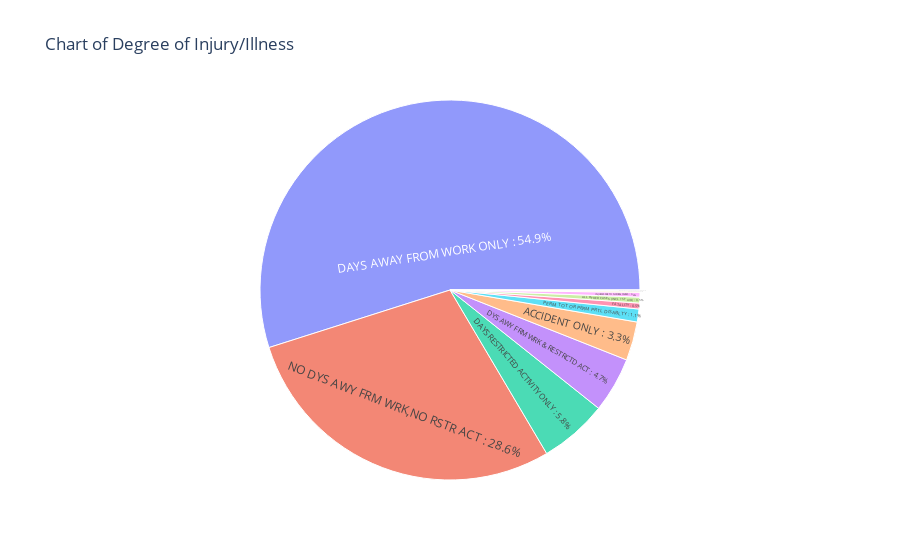

The notebook cell saved with this chart:
### Code cell
# Calculate total count for degree of injury
total_count_degree_injury = counts_degree_injury.sum()

# Calculate percentage value for each degree of injury category
percentage_degree_injury = ((counts_degree_injury / total_count_degree_injury) * 100).round(1)

# Create a DataFrame with the percentages for degree of injury
df_degree_injury = pd.DataFrame({'Percentage': percentage_degree_injury})

# Add the degree of injury category as a new column in the DataFrame
df_degree_injury['Degree of Injury'] = df_degree_injury.index

# Create the sunburst chart
fig = go.Figure(go.Sunburst(
    ids=df_degree_injury['Degree of Injury'],
    labels=df_degree_injury['Degree of Injury'] + ' : ' + df_degree_injury['Percentage'].astype(str) + '%',
    parents=[''] * len(df_degree_injury),
    values=df_degree_injury['Percentage'],
))

# Update the layout
fig.update_layout(
    title='Chart of Degree of Injury/Illness',
)

fig.show()

### Figure 1 — Plotly figure (JSON) as saved in the notebook; plotly's stock layout.template omitted (floating-point values rounded to 4 significant figures)
{"data": [{"ids": ["DAYS AWAY FROM WORK ONLY", "NO DYS AWY FRM WRK,NO RSTR ACT", "DAYS RESTRICTED ACTIVITY ONLY", "DYS AWY FRM WRK & RESTRCTD ACT", "ACCIDENT ONLY", "PERM TOT OR PERM PRTL DISABLTY", "FATALITY", "ALL OTHER CASES (INCL 1ST AID)", "INJURIES DUE TO NATURAL CAUSES", "NO VALUE FOUND", "INJURIES INVOLVNG NONEMPLOYEES", "OCCUPATNAL ILLNESS NOT DEG 1-6"], "labels": ["DAYS AWAY FROM WORK ONLY : 54.9%", "NO DYS AWY FRM WRK,NO RSTR ACT : 28.6%", "DAYS RESTRICTED ACTIVITY ONLY : 5.8%", "DYS AWY FRM WRK & RESTRCTD ACT : 4.7%", "ACCIDENT ONLY : 3.3%", "PERM TOT OR PERM PRTL DISABLTY : 1.1%", "FATALITY : 0.5%", "ALL OTHER CASES (INCL 1ST AID) : 0.5%", "INJURIES DUE TO NATURAL CAUSES : 0.4%", "NO VALUE FOUND : 0.1%", "INJURIES INVOLVNG NONEMPLOYEES : 0.1%", "OCCUPATNAL ILLNESS NOT DEG 1-6 : 0.0%"], "parents": ["", "", "", "", "", "", "", "", "", "", "", ""], "type": "sunburst", "values": [54.9, 28.6, 5.8, 4.7, 3.3, 1.1, 0.5, 0.5, 0.4, 0.1, 0.1, 0]}], "layout": {"title": {"text": "Chart of Degree of Injury/Illness"}}}
